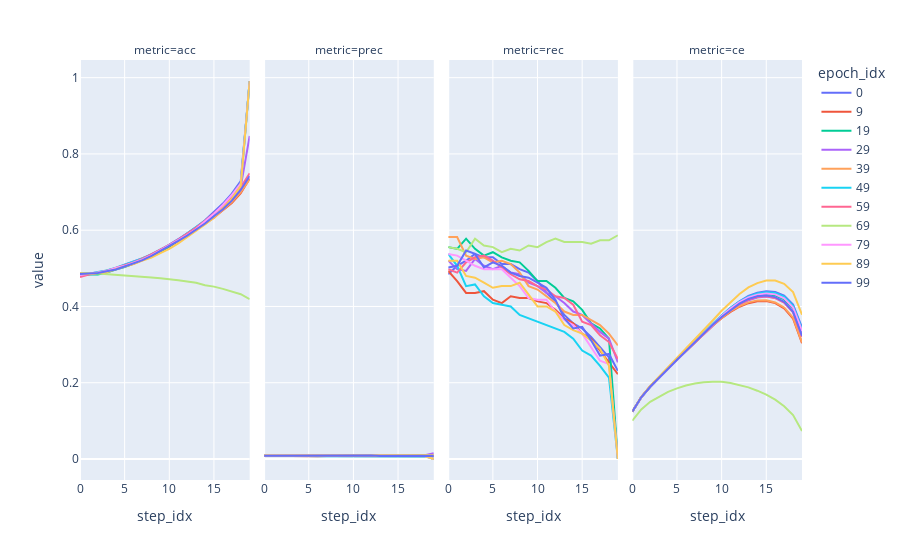

Here is the notebook cell this chart was saved with:
### Markdown cell above
# Gt_1_Gt

### Code cell
import plotly.express as px

fig = px.line(df_Gt_1_Gt_a, x="step_idx", y="value", color='epoch_idx', facet_col='metric')
fig.show()

### Figure 1 — Plotly figure (JSON) as saved in the notebook; plotly's stock layout.template omitted (floating-point values rounded to 4 significant figures)
{"data": [{"hovertemplate": "epoch_idx=0<br>metric=acc<br>step_idx=%{x}<br>value=%{y}<extra></extra>", "legendgroup": "0", "line": {"color": "#636efa", "dash": "solid"}, "marker": {"symbol": "circle"}, "mode": "lines", "name": "0", "orientation": "v", "showlegend": true, "type": "scatter", "x": [0, 1, 2, 3, 4, 5, 6, 7, 8, 9, 10, 11, 12, 13, 14, 15, 16, 17, 18, 19], "xaxis": "x", "y": [0.485, 0.4861, 0.4895, 0.493, 0.4993, 0.5068, 0.5134, 0.5226, 0.533, 0.546, 0.5599, 0.5747, 0.5907, 0.6073, 0.6261, 0.647, 0.6698, 0.6957, 0.7287, 0.9912], "yaxis": "y"}, {"hovertemplate": "epoch_idx=0<br>metric=prec<br>step_idx=%{x}<br>value=%{y}<extra></extra>", "legendgroup": "0", "line": {"color": "#636efa", "dash": "solid"}, "marker": {"symbol": "circle"}, "mode": "lines", "name": "0", "orientation": "v", "showlegend": false, "type": "scatter", "x": [0, 1, 2, 3, 4, 5, 6, 7, 8, 9, 10, 11, 12, 13, 14, 15, 16, 17, 18, 19], "xaxis": "x2", "y": [0.008275, 0.008667, 0.008949, 0.009313, 0.009277, 0.009419, 0.009231, 0.009409, 0.009373, 0.009472, 0.009336, 0.009029, 0.008912, 0.008505, 0.008418, 0.008592, 0.008603, 0.008577, 0.008774, 0], "yaxis": "y2"}, {"hovertemplate": "epoch_idx=0<br>metric=rec<br>step_idx=%{x}<br>value=%{y}<extra></extra>", "legendgroup": "0", "line": {"color": "#636efa", "dash": "solid"}, "marker": {"symbol": "circle"}, "mode": "lines", "name": "0", "orientation": "v", "showlegend": false, "type": "scatter", "x": [0, 1, 2, 3, 4, 5, 6, 7, 8, 9, 10, 11, 12, 13, 14, 15, 16, 17, 18, 19], "xaxis": "x3", "y": [0.4844, 0.5067, 0.52, 0.5378, 0.5289, 0.5289, 0.5111, 0.5111, 0.4978, 0.4889, 0.4667, 0.4356, 0.4133, 0.3778, 0.3556, 0.3422, 0.32, 0.2933, 0.2667, 0], "yaxis": "y3"}, {"hovertemplate": "epoch_idx=0<br>metric=ce<br>step_idx=%{x}<br>value=%{y}<extra></extra>", "legendgroup": "0", "line": {"color": "#636efa", "dash": "solid"}, "marker": {"symbol": "circle"}, "mode": "lines", "name": "0", "orientation": "v", "showlegend": false, "type": "scatter", "x": [0, 1, 2, 3, 4, 5, 6, 7, 8, 9, 10, 11, 12, 13, 14, 15, 16, 17, 18, 19], "xaxis": "x4", "y": [0.1241, 0.1614, 0.1891, 0.2134, 0.2367, 0.2594, 0.2829, 0.3066, 0.3301, 0.3536, 0.3757, 0.3962, 0.4137, 0.4277, 0.4363, 0.4396, 0.4378, 0.4283, 0.4052, 0.3448], "yaxis": "y4"}, {"hovertemplate": "epoch_idx=9<br>metric=acc<br>step_idx=%{x}<br>value=%{y}<extra></extra>", "legendgroup": "9", "line": {"color": "#EF553B", "dash": "solid"}, "marker": {"symbol": "circle"}, "mode": "lines", "name": "9", "orientation": "v", "showlegend": true, "type": "scatter", "x": [0, 1, 2, 3, 4, 5, 6, 7, 8, 9, 10, 11, 12, 13, 14, 15, 16, 17, 18, 19], "xaxis": "x", "y": [0.4877, 0.4858, 0.4883, 0.4904, 0.4983, 0.5056, 0.5119, 0.5213, 0.5321, 0.5439, 0.5571, 0.5728, 0.5872, 0.6018, 0.6171, 0.634, 0.6523, 0.6715, 0.6972, 0.7355], "yaxis": "y"}, {"hovertemplate": "epoch_idx=9<br>metric=prec<br>step_idx=%{x}<br>value=%{y}<extra></extra>", "legendgroup": "9", "line": {"color": "#EF553B", "dash": "solid"}, "marker": {"symbol": "circle"}, "mode": "lines", "name": "9", "orientation": "v", "showlegend": false, "type": "scatter", "x": [0, 1, 2, 3, 4, 5, 6, 7, 8, 9, 10, 11, 12, 13, 14, 15, 16, 17, 18, 19], "xaxis": "x2", "y": [0.008469, 0.007989, 0.0075, 0.007532, 0.007727, 0.007452, 0.007389, 0.007858, 0.007957, 0.008164, 0.008233, 0.008447, 0.008369, 0.008192, 0.008218, 0.007966, 0.008054, 0.007702, 0.007463, 0.007527], "yaxis": "y2"}, {"hovertemplate": "epoch_idx=9<br>metric=rec<br>step_idx=%{x}<br>value=%{y}<extra></extra>", "legendgroup": "9", "line": {"color": "#EF553B", "dash": "solid"}, "marker": {"symbol": "circle"}, "mode": "lines", "name": "9", "orientation": "v", "showlegend": false, "type": "scatter", "x": [0, 1, 2, 3, 4, 5, 6, 7, 8, 9, 10, 11, 12, 13, 14, 15, 16, 17, 18, 19], "xaxis": "x3", "y": [0.4933, 0.4667, 0.4356, 0.4356, 0.44, 0.4178, 0.4089, 0.4267, 0.4222, 0.4222, 0.4133, 0.4089, 0.3911, 0.3689, 0.3556, 0.3289, 0.3156, 0.2844, 0.2533, 0.2222], "yaxis": "y3"}, {"hovertemplate": "epoch_idx=9<br>metric=ce<br>step_idx=%{x}<br>value=%{y}<extra></extra>", "legendgroup": "9", "line": {"color": "#EF553B", "dash": "solid"}, "marker": {"symbol": "circle"}, "mode": "lines", "name": "9", "orientation": "v", "showlegend": false, "type": "scatter", "x": [0, 1, 2, 3, 4, 5, 6, 7, 8, 9, 10, 11, 12, 13, 14, 15, 16, 17, 18, 19], "xaxis": "x4", "y": [0.1245, 0.1624, 0.191, 0.2148, 0.2384, 0.2606, 0.283, 0.3054, 0.3282, 0.3496, 0.3693, 0.3859, 0.3994, 0.4087, 0.4139, 0.4142, 0.4087, 0.3952, 0.3681, 0.3037], "yaxis": "y4"}, {"hovertemplate": "epoch_idx=19<br>metric=acc<br>step_idx=%{x}<br>value=%{y}<extra></extra>", "legendgroup": "19", "line": {"color": "#00cc96", "dash": "solid"}, "marker": {"symbol": "circle"}, "mode": "lines", "name": "19", "orientation": "v", "showlegend": true, "type": "scatter", "x": [0, 1, 2, 3, 4, 5, 6, 7, 8, 9, 10, 11, 12, 13, 14, 15, 16, 17, 18, 19], "xaxis": "x", "y": [0.4809, 0.4836, 0.4836, 0.489, 0.4967, 0.5032, 0.5122, 0.5219, 0.5317, 0.5445, 0.5573, 0.5729, 0.5888, 0.6041, 0.6224, 0.6422, 0.6633, 0.6906, 0.723, 0.9912], "yaxis": "y"}, {"hovertemplate": "epoch_idx=19<br>metric=prec<br>step_idx=%{x}<br>value=%{y}<extra></extra>", "legendgroup": "19", "line": {"color": "#00cc96", "dash": "solid"}, "marker": {"symbol": "circle"}, "mode": "lines", "name": "19", "orientation": "v", "showlegend": false, "type": "scatter", "x": [0, 1, 2, 3, 4, 5, 6, 7, 8, 9, 10, 11, 12, 13, 14, 15, 16, 17, 18, 19], "xaxis": "x2", "y": [0.009392, 0.009368, 0.009812, 0.009466, 0.009305, 0.009582, 0.009522, 0.009556, 0.009673, 0.009525, 0.009281, 0.00962, 0.009619, 0.00941, 0.009662, 0.009663, 0.009355, 0.009814, 0.01014, 0], "yaxis": "y2"}, {"hovertemplate": "epoch_idx=19<br>metric=rec<br>step_idx=%{x}<br>value=%{y}<extra></extra>", "legendgroup": "19", "line": {"color": "#00cc96", "dash": "solid"}, "marker": {"symbol": "circle"}, "mode": "lines", "name": "19", "orientation": "v", "showlegend": false, "type": "scatter", "x": [0, 1, 2, 3, 4, 5, 6, 7, 8, 9, 10, 11, 12, 13, 14, 15, 16, 17, 18, 19], "xaxis": "x3", "y": [0.5556, 0.5511, 0.5778, 0.5511, 0.5333, 0.5422, 0.5289, 0.52, 0.5156, 0.4933, 0.4667, 0.4667, 0.4489, 0.4222, 0.4133, 0.3911, 0.3556, 0.3422, 0.3156, 0], "yaxis": "y3"}, {"hovertemplate": "epoch_idx=19<br>metric=ce<br>step_idx=%{x}<br>value=%{y}<extra></extra>", "legendgroup": "19", "line": {"color": "#00cc96", "dash": "solid"}, "marker": {"symbol": "circle"}, "mode": "lines", "name": "19", "orientation": "v", "showlegend": false, "type": "scatter", "x": [0, 1, 2, 3, 4, 5, 6, 7, 8, 9, 10, 11, 12, 13, 14, 15, 16, 17, 18, 19], "xaxis": "x4", "y": [0.1243, 0.1617, 0.1894, 0.2139, 0.2375, 0.2609, 0.2845, 0.3079, 0.3305, 0.353, 0.375, 0.394, 0.4097, 0.4218, 0.4287, 0.4319, 0.4291, 0.4185, 0.395, 0.3347], "yaxis": "y4"}, {"hovertemplate": "epoch_idx=29<br>metric=acc<br>step_idx=%{x}<br>value=%{y}<extra></extra>", "legendgroup": "29", "line": {"color": "#ab63fa", "dash": "solid"}, "marker": {"symbol": "circle"}, "mode": "lines", "name": "29", "orientation": "v", "showlegend": true, "type": "scatter", "x": [0, 1, 2, 3, 4, 5, 6, 7, 8, 9, 10, 11, 12, 13, 14, 15, 16, 17, 18, 19], "xaxis": "x", "y": [0.4875, 0.4849, 0.4879, 0.4938, 0.5, 0.5097, 0.5177, 0.5268, 0.5366, 0.5472, 0.5622, 0.576, 0.5899, 0.6055, 0.6227, 0.6415, 0.6614, 0.6854, 0.7137, 0.8473], "yaxis": "y"}, {"hovertemplate": "epoch_idx=29<br>metric=prec<br>step_idx=%{x}<br>value=%{y}<extra></extra>", "legendgroup": "29", "line": {"color": "#ab63fa", "dash": "solid"}, "marker": {"symbol": "circle"}, "mode": "lines", "name": "29", "orientation": "v", "showlegend": false, "type": "scatter", "x": [0, 1, 2, 3, 4, 5, 6, 7, 8, 9, 10, 11, 12, 13, 14, 15, 16, 17, 18, 19], "xaxis": "x2", "y": [0.008914, 0.008497, 0.008473, 0.009102, 0.008907, 0.008928, 0.009235, 0.009088, 0.009198, 0.008989, 0.009121, 0.009056, 0.009176, 0.009151, 0.009059, 0.009321, 0.009303, 0.009404, 0.009801, 0.01501], "yaxis": "y2"}, {"hovertemplate": "epoch_idx=29<br>metric=rec<br>step_idx=%{x}<br>value=%{y}<extra></extra>", "legendgroup": "29", "line": {"color": "#ab63fa", "dash": "solid"}, "marker": {"symbol": "circle"}, "mode": "lines", "name": "29", "orientation": "v", "showlegend": false, "type": "scatter", "x": [0, 1, 2, 3, 4, 5, 6, 7, 8, 9, 10, 11, 12, 13, 14, 15, 16, 17, 18, 19], "xaxis": "x3", "y": [0.52, 0.4978, 0.4933, 0.5244, 0.5067, 0.4978, 0.5067, 0.4889, 0.4844, 0.4622, 0.4533, 0.4356, 0.4267, 0.4089, 0.3867, 0.3778, 0.3556, 0.3333, 0.3156, 0.2533], "yaxis": "y3"}, {"hovertemplate": "epoch_idx=29<br>metric=ce<br>step_idx=%{x}<br>value=%{y}<extra></extra>", "legendgroup": "29", "line": {"color": "#ab63fa", "dash": "solid"}, "marker": {"symbol": "circle"}, "mode": "lines", "name": "29", "orientation": "v", "showlegend": false, "type": "scatter", "x": [0, 1, 2, 3, 4, 5, 6, 7, 8, 9, 10, 11, 12, 13, 14, 15, 16, 17, 18, 19], "xaxis": "x4", "y": [0.1239, 0.1616, 0.1896, 0.2143, 0.2379, 0.2608, 0.2833, 0.3062, 0.3292, 0.3516, 0.3719, 0.3902, 0.4055, 0.4162, 0.4232, 0.4258, 0.4221, 0.4108, 0.3859, 0.3235], "yaxis": "y4"}, {"hovertemplate": "epoch_idx=39<br>metric=acc<br>step_idx=%{x}<br>value=%{y}<extra></extra>", "legendgroup": "39", "line": {"color": "#FFA15A", "dash": "solid"}, "marker": {"symbol": "circle"}, "mode": "lines", "name": "39", "orientation": "v", "showlegend": true, "type": "scatter", "x": [0, 1, 2, 3, 4, 5, 6, 7, 8, 9, 10, 11, 12, 13, 14, 15, 16, 17, 18, 19], "xaxis": "x", "y": [0.4853, 0.4846, 0.4885, 0.4938, 0.5008, 0.5057, 0.5154, 0.5264, 0.5351, 0.5462, 0.5602, 0.5744, 0.5886, 0.601, 0.6165, 0.6319, 0.6522, 0.6736, 0.7001, 0.7335], "yaxis": "y"}, {"hovertemplate": "epoch_idx=39<br>metric=prec<br>step_idx=%{x}<br>value=%{y}<extra></extra>", "legendgroup": "39", "line": {"color": "#FFA15A", "dash": "solid"}, "marker": {"symbol": "circle"}, "mode": "lines", "name": "39", "orientation": "v", "showlegend": false, "type": "scatter", "x": [0, 1, 2, 3, 4, 5, 6, 7, 8, 9, 10, 11, 12, 13, 14, 15, 16, 17, 18, 19], "xaxis": "x2", "y": [0.009917, 0.009905, 0.009156, 0.009102, 0.009306, 0.009166, 0.009428, 0.009485, 0.009251, 0.008798, 0.008906, 0.008841, 0.008772, 0.008563, 0.008709, 0.009075, 0.009277, 0.009534, 0.009738, 0.009955], "yaxis": "y2"}, {"hovertemplate": "epoch_idx=39<br>metric=rec<br>step_idx=%{x}<br>value=%{y}<extra></extra>", "legendgroup": "39", "line": {"color": "#FFA15A", "dash": "solid"}, "marker": {"symbol": "circle"}, "mode": "lines", "name": "39", "orientation": "v", "showlegend": false, "type": "scatter", "x": [0, 1, 2, 3, 4, 5, 6, 7, 8, 9, 10, 11, 12, 13, 14, 15, 16, 17, 18, 19], "xaxis": "x3", "y": [0.5822, 0.5822, 0.5333, 0.5244, 0.5289, 0.5156, 0.52, 0.5111, 0.4889, 0.4533, 0.4444, 0.4267, 0.4089, 0.3867, 0.3778, 0.3778, 0.3644, 0.3511, 0.3289, 0.2978], "yaxis": "y3"}, {"hovertemplate": "epoch_idx=39<br>metric=ce<br>step_idx=%{x}<br>value=%{y}<extra></extra>", "legendgroup": "39", "line": {"color": "#FFA15A", "dash": "solid"}, "marker": {"symbol": "circle"}, "mode": "lines", "name": "39", "orientation": "v", "showlegend": false, "type": "scatter", "x": [0, 1, 2, 3, 4, 5, 6, 7, 8, 9, 10, 11, 12, 13, 14, 15, 16, 17, 18, 19], "xaxis": "x4", "y": [0.1241, 0.1624, 0.191, 0.2149, 0.2378, 0.2602, 0.2825, 0.3053, 0.3279, 0.3497, 0.3702, 0.3877, 0.401, 0.4107, 0.4159, 0.4164, 0.4105, 0.3974, 0.3706, 0.3057], "yaxis": "y4"}, {"hovertemplate": "epoch_idx=49<br>metric=acc<br>step_idx=%{x}<br>value=%{y}<extra></extra>", "legendgroup": "49", "line": {"color": "#19d3f3", "dash": "solid"}, "marker": {"symbol": "circle"}, "mode": "lines", "name": "49", "orientation": "v", "showlegend": true, "type": "scatter", "x": [0, 1, 2, 3, 4, 5, 6, 7, 8, 9, 10, 11, 12, 13, 14, 15, 16, 17, 18, 19], "xaxis": "x", "y": [0.482, 0.4846, 0.4902, 0.4945, 0.5015, 0.5092, 0.5175, 0.5262, 0.5375, 0.5493, 0.5615, 0.5756, 0.5917, 0.6076, 0.6242, 0.6418, 0.6643, 0.6882, 0.7189, 0.9912], "yaxis": "y"}, {"hovertemplate": "epoch_idx=49<br>metric=prec<br>step_idx=%{x}<br>value=%{y}<extra></extra>", "legendgroup": "49", "line": {"color": "#19d3f3", "dash": "solid"}, "marker": {"symbol": "circle"}, "mode": "lines", "name": "49", "orientation": "v", "showlegend": false, "type": "scatter", "x": [0, 1, 2, 3, 4, 5, 6, 7, 8, 9, 10, 11, 12, 13, 14, 15, 16, 17, 18, 19], "xaxis": "x2", "y": [0.009117, 0.008641, 0.007831, 0.007973, 0.007545, 0.007349, 0.007396, 0.00745, 0.007214, 0.007232, 0.007259, 0.00732, 0.007419, 0.007524, 0.007446, 0.007056, 0.007186, 0.006995, 0.006794, 0], "yaxis": "y2"}, {"hovertemplate": "epoch_idx=49<br>metric=rec<br>step_idx=%{x}<br>value=%{y}<extra></extra>", "legendgroup": "49", "line": {"color": "#19d3f3", "dash": "solid"}, "marker": {"symbol": "circle"}, "mode": "lines", "name": "49", "orientation": "v", "showlegend": false, "type": "scatter", "x": [0, 1, 2, 3, 4, 5, 6, 7, 8, 9, 10, 11, 12, 13, 14, 15, 16, 17, 18, 19], "xaxis": "x3", "y": [0.5378, 0.5067, 0.4533, 0.4578, 0.4267, 0.4089, 0.4044, 0.4, 0.3778, 0.3689, 0.36, 0.3511, 0.3422, 0.3333, 0.3156, 0.2844, 0.2711, 0.2444, 0.2133, 0], "yaxis": "y3"}, {"hovertemplate": "epoch_idx=49<br>metric=ce<br>step_idx=%{x}<br>value=%{y}<extra></extra>", "legendgroup": "49", "line": {"color": "#19d3f3", "dash": "solid"}, "marker": {"symbol": "circle"}, "mode": "lines", "name": "49", "orientation": "v", "showlegend": false, "type": "scatter", "x": [0, 1, 2, 3, 4, 5, 6, 7, 8, 9, 10, 11, 12, 13, 14, 15, 16, 17, 18, 19], "xaxis": "x4", "y": [0.1239, 0.162, 0.1904, 0.2147, 0.238, 0.2614, 0.2848, 0.3087, 0.3323, 0.3548, 0.3765, 0.3964, 0.413, 0.4258, 0.4342, 0.4375, 0.4353, 0.4256, 0.4019, 0.3404], "yaxis": "y4"}, {"hovertemplate": "epoch_idx=59<br>metric=acc<br>step_idx=%{x}<br>value=%{y}<extra></extra>", "legendgroup": "59", "line": {"color": "#FF6692", "dash": "solid"}, "marker": {"symbol": "circle"}, "mode": "lines", "name": "59", "orientation": "v", "showlegend": true, "type": "scatter", "x": [0, 1, 2, 3, 4, 5, 6, 7, 8, 9, 10, 11, 12, 13, 14, 15, 16, 17, 18, 19], "xaxis": "x", "y": [0.4774, 0.484, 0.4882, 0.4927, 0.5012, 0.5083, 0.5157, 0.525, 0.5365, 0.5482, 0.5616, 0.575, 0.5903, 0.6069, 0.6245, 0.6431, 0.6632, 0.6854, 0.7127, 0.7494], "yaxis": "y"}, {"hovertemplate": "epoch_idx=59<br>metric=prec<br>step_idx=%{x}<br>value=%{y}<extra></extra>", "legendgroup": "59", "line": {"color": "#FF6692", "dash": "solid"}, "marker": {"symbol": "circle"}, "mode": "lines", "name": "59", "orientation": "v", "showlegend": false, "type": "scatter", "x": [0, 1, 2, 3, 4, 5, 6, 7, 8, 9, 10, 11, 12, 13, 14, 15, 16, 17, 18, 19], "xaxis": "x2", "y": [0.008374, 0.008333, 0.008852, 0.009157, 0.009389, 0.009292, 0.009117, 0.008971, 0.008946, 0.009092, 0.009109, 0.009217, 0.009185, 0.009475, 0.009513, 0.00893, 0.009238, 0.009156, 0.009498, 0.009355], "yaxis": "y2"}, {"hovertemplate": "epoch_idx=59<br>metric=rec<br>step_idx=%{x}<br>value=%{y}<extra></extra>", "legendgroup": "59", "line": {"color": "#FF6692", "dash": "solid"}, "marker": {"symbol": "circle"}, "mode": "lines", "name": "59", "orientation": "v", "showlegend": false, "type": "scatter", "x": [0, 1, 2, 3, 4, 5, 6, 7, 8, 9, 10, 11, 12, 13, 14, 15, 16, 17, 18, 19], "xaxis": "x3", "y": [0.4978, 0.4889, 0.5156, 0.5289, 0.5333, 0.52, 0.5022, 0.4844, 0.4711, 0.4667, 0.4533, 0.4444, 0.4267, 0.4222, 0.4044, 0.36, 0.3511, 0.3244, 0.3067, 0.2622], "yaxis": "y3"}, {"hovertemplate": "epoch_idx=59<br>metric=ce<br>step_idx=%{x}<br>value=%{y}<extra></extra>", "legendgroup": "59", "line": {"color": "#FF6692", "dash": "solid"}, "marker": {"symbol": "circle"}, "mode": "lines", "name": "59", "orientation": "v", "showlegend": false, "type": "scatter", "x": [0, 1, 2, 3, 4, 5, 6, 7, 8, 9, 10, 11, 12, 13, 14, 15, 16, 17, 18, 19], "xaxis": "x4", "y": [0.1244, 0.162, 0.1895, 0.2141, 0.2375, 0.2606, 0.284, 0.3066, 0.3299, 0.3524, 0.3726, 0.3912, 0.4065, 0.418, 0.4247, 0.4265, 0.4223, 0.4101, 0.3845, 0.3203], "yaxis": "y4"}, {"hovertemplate": "epoch_idx=69<br>metric=acc<br>step_idx=%{x}<br>value=%{y}<extra></extra>", "legendgroup": "69", "line": {"color": "#B6E880", "dash": "solid"}, "marker": {"symbol": "circle"}, "mode": "lines", "name": "69", "orientation": "v", "showlegend": true, "type": "scatter", "x": [0, 1, 2, 3, 4, 5, 6, 7, 8, 9, 10, 11, 12, 13, 14, 15, 16, 17, 18, 19], "xaxis": "x", "y": [0.4871, 0.4878, 0.4864, 0.4849, 0.4827, 0.4815, 0.4805, 0.4789, 0.476, 0.474, 0.472, 0.4686, 0.4652, 0.462, 0.4557, 0.452, 0.4462, 0.4395, 0.4322, 0.4189], "yaxis": "y"}, {"hovertemplate": "epoch_idx=69<br>metric=prec<br>step_idx=%{x}<br>value=%{y}<extra></extra>", "legendgroup": "69", "line": {"color": "#B6E880", "dash": "solid"}, "marker": {"symbol": "circle"}, "mode": "lines", "name": "69", "orientation": "v", "showlegend": false, "type": "scatter", "x": [0, 1, 2, 3, 4, 5, 6, 7, 8, 9, 10, 11, 12, 13, 14, 15, 16, 17, 18, 19], "xaxis": "x2", "y": [0.009505, 0.009444, 0.009268, 0.009835, 0.009499, 0.009402, 0.009164, 0.009282, 0.009159, 0.009341, 0.009235, 0.009392, 0.009475, 0.009276, 0.00917, 0.009108, 0.008942, 0.008973, 0.008857, 0.008854], "yaxis": "y2"}, {"hovertemplate": "epoch_idx=69<br>metric=rec<br>step_idx=%{x}<br>value=%{y}<extra></extra>", "legendgroup": "69", "line": {"color": "#B6E880", "dash": "solid"}, "marker": {"symbol": "circle"}, "mode": "lines", "name": "69", "orientation": "v", "showlegend": false, "type": "scatter", "x": [0, 1, 2, 3, 4, 5, 6, 7, 8, 9, 10, 11, 12, 13, 14, 15, 16, 17, 18, 19], "xaxis": "x3", "y": [0.5556, 0.5511, 0.5422, 0.5778, 0.56, 0.5556, 0.5422, 0.5511, 0.5467, 0.56, 0.5556, 0.5689, 0.5778, 0.5689, 0.5689, 0.5689, 0.5644, 0.5733, 0.5733, 0.5867], "yaxis": "y3"}, {"hovertemplate": "epoch_idx=69<br>metric=ce<br>step_idx=%{x}<br>value=%{y}<extra></extra>", "legendgroup": "69", "line": {"color": "#B6E880", "dash": "solid"}, "marker": {"symbol": "circle"}, "mode": "lines", "name": "69", "orientation": "v", "showlegend": false, "type": "scatter", "x": [0, 1, 2, 3, 4, 5, 6, 7, 8, 9, 10, 11, 12, 13, 14, 15, 16, 17, 18, 19], "xaxis": "x4", "y": [0.1003, 0.1298, 0.1499, 0.1638, 0.1759, 0.1853, 0.1926, 0.1977, 0.2014, 0.2026, 0.2023, 0.1993, 0.194, 0.1879, 0.1791, 0.1687, 0.1555, 0.1384, 0.1152, 0.07335], "yaxis": "y4"}, {"hovertemplate": "epoch_idx=79<br>metric=acc<br>step_idx=%{x}<br>value=%{y}<extra></extra>", "legendgroup": "79", "line": {"color": "#FF97FF", "dash": "solid"}, "marker": {"symbol": "circle"}, "mode": "lines", "name": "79", "orientation": "v", "showlegend": true, "type": "scatter", "x": [0, 1, 2, 3, 4, 5, 6, 7, 8, 9, 10, 11, 12, 13, 14, 15, 16, 17, 18, 19], "xaxis": "x", "y": [0.4824, 0.4852, 0.489, 0.4929, 0.5008, 0.5065, 0.514, 0.5235, 0.5337, 0.5467, 0.5599, 0.5726, 0.5871, 0.6031, 0.6226, 0.643, 0.666, 0.6922, 0.7229, 0.9912], "yaxis": "y"}, {"hovertemplate": "epoch_idx=79<br>metric=prec<br>step_idx=%{x}<br>value=%{y}<extra></extra>", "legendgroup": "79", "line": {"color": "#FF97FF", "dash": "solid"}, "marker": {"symbol": "circle"}, "mode": "lines", "name": "79", "orientation": "v", "showlegend": false, "type": "scatter", "x": [0, 1, 2, 3, 4, 5, 6, 7, 8, 9, 10, 11, 12, 13, 14, 15, 16, 17, 18, 19], "xaxis": "x2", "y": [0.009124, 0.009098, 0.00894, 0.008783, 0.008768, 0.008869, 0.009007, 0.008782, 0.008563, 0.008214, 0.008373, 0.008624, 0.008274, 0.008121, 0.008236, 0.008168, 0.007807, 0.007467, 0.008024, 0], "yaxis": "y2"}, {"hovertemplate": "epoch_idx=79<br>metric=rec<br>step_idx=%{x}<br>value=%{y}<extra></extra>", "legendgroup": "79", "line": {"color": "#FF97FF", "dash": "solid"}, "marker": {"symbol": "circle"}, "mode": "lines", "name": "79", "orientation": "v", "showlegend": false, "type": "scatter", "x": [0, 1, 2, 3, 4, 5, 6, 7, 8, 9, 10, 11, 12, 13, 14, 15, 16, 17, 18, 19], "xaxis": "x3", "y": [0.5378, 0.5333, 0.52, 0.5067, 0.4978, 0.4978, 0.4978, 0.4756, 0.4533, 0.4222, 0.4178, 0.4178, 0.3867, 0.3644, 0.3511, 0.3289, 0.2933, 0.2578, 0.2489, 0], "yaxis": "y3"}, {"hovertemplate": "epoch_idx=79<br>metric=ce<br>step_idx=%{x}<br>value=%{y}<extra></extra>", "legendgroup": "79", "line": {"color": "#FF97FF", "dash": "solid"}, "marker": {"symbol": "circle"}, "mode": "lines", "name": "79", "orientation": "v", "showlegend": false, "type": "scatter", "x": [0, 1, 2, 3, 4, 5, 6, 7, 8, 9, 10, 11, 12, 13, 14, 15, 16, 17, 18, 19], "xaxis": "x4", "y": [0.1237, 0.1619, 0.1902, 0.2148, 0.2373, 0.2607, 0.2837, 0.3067, 0.3307, 0.3535, 0.3751, 0.3948, 0.4111, 0.4236, 0.4311, 0.434, 0.4317, 0.4215, 0.3968, 0.3359], "yaxis": "y4"}, {"hovertemplate": "epoch_idx=89<br>metric=acc<br>step_idx=%{x}<br>value=%{y}<extra></extra>", "legendgroup": "89", "line": {"color": "#FECB52", "dash": "solid"}, "marker": {"symbol": "circle"}, "mode": "lines", "name": "89", "orientation": "v", "showlegend": true, "type": "scatter", "x": [0, 1, 2, 3, 4, 5, 6, 7, 8, 9, 10, 11, 12, 13, 14, 15, 16, 17, 18, 19], "xaxis": "x", "y": [0.4867, 0.485, 0.4876, 0.4899, 0.4975, 0.5037, 0.5114, 0.5203, 0.5281, 0.54, 0.5507, 0.5654, 0.5814, 0.5974, 0.6148, 0.6334, 0.657, 0.6829, 0.7162, 0.9912], "yaxis": "y"}, {"hovertemplate": "epoch_idx=89<br>metric=prec<br>step_idx=%{x}<br>value=%{y}<extra></extra>", "legendgroup": "89", "line": {"color": "#FECB52", "dash": "solid"}, "marker": {"symbol": "circle"}, "mode": "lines", "name": "89", "orientation": "v", "showlegend": false, "type": "scatter", "x": [0, 1, 2, 3, 4, 5, 6, 7, 8, 9, 10, 11, 12, 13, 14, 15, 16, 17, 18, 19], "xaxis": "x2", "y": [0.008901, 0.008872, 0.008241, 0.008204, 0.008098, 0.007967, 0.00817, 0.008324, 0.008624, 0.008262, 0.007859, 0.008124, 0.008161, 0.007719, 0.007768, 0.007953, 0.008052, 0.008105, 0.007694, 0], "yaxis": "y2"}, {"hovertemplate": "epoch_idx=89<br>metric=rec<br>step_idx=%{x}<br>value=%{y}<extra></extra>", "legendgroup": "89", "line": {"color": "#FECB52", "dash": "solid"}, "marker": {"symbol": "circle"}, "mode": "lines", "name": "89", "orientation": "v", "showlegend": false, "type": "scatter", "x": [0, 1, 2, 3, 4, 5, 6, 7, 8, 9, 10, 11, 12, 13, 14, 15, 16, 17, 18, 19], "xaxis": "x3", "y": [0.52, 0.52, 0.48, 0.4756, 0.4622, 0.4489, 0.4533, 0.4533, 0.4622, 0.4311, 0.4, 0.4, 0.3867, 0.3511, 0.3378, 0.3289, 0.3111, 0.2889, 0.2444, 0], "yaxis": "y3"}, {"hovertemplate": "epoch_idx=89<br>metric=ce<br>step_idx=%{x}<br>value=%{y}<extra></extra>", "legendgroup": "89", "line": {"color": "#FECB52", "dash": "solid"}, "marker": {"symbol": "circle"}, "mode": "lines", "name": "89", "orientation": "v", "showlegend": false, "type": "scatter", "x": [0, 1, 2, 3, 4, 5, 6, 7, 8, 9, 10, 11, 12, 13, 14, 15, 16, 17, 18, 19], "xaxis": "x4", "y": [0.1239, 0.1622, 0.1914, 0.2159, 0.2397, 0.2632, 0.2876, 0.3124, 0.3372, 0.3632, 0.3888, 0.4121, 0.4329, 0.4501, 0.4613, 0.4678, 0.4682, 0.4595, 0.4377, 0.3785], "yaxis": "y4"}, {"hovertemplate": "epoch_idx=99<br>metric=acc<br>step_idx=%{x}<br>value=%{y}<extra></extra>", "legendgroup": "99", "line": {"color": "#636efa", "dash": "solid"}, "marker": {"symbol": "circle"}, "mode": "lines", "name": "99", "orientation": "v", "showlegend": true, "type": "scatter", "x": [0, 1, 2, 3, 4, 5, 6, 7, 8, 9, 10, 11, 12, 13, 14, 15, 16, 17, 18, 19], "xaxis": "x", "y": [0.4853, 0.4857, 0.4878, 0.4922, 0.4968, 0.5048, 0.5123, 0.5214, 0.5328, 0.5451, 0.5578, 0.5717, 0.5856, 0.601, 0.6174, 0.6364, 0.6547, 0.6775, 0.7055, 0.7421], "yaxis": "y"}, {"hovertemplate": "epoch_idx=99<br>metric=prec<br>step_idx=%{x}<br>value=%{y}<extra></extra>", "legendgroup": "99", "line": {"color": "#636efa", "dash": "solid"}, "marker": {"symbol": "circle"}, "mode": "lines", "name": "99", "orientation": "v", "showlegend": false, "type": "scatter", "x": [0, 1, 2, 3, 4, 5, 6, 7, 8, 9, 10, 11, 12, 13, 14, 15, 16, 17, 18, 19], "xaxis": "x2", "y": [0.008579, 0.008659, 0.009369, 0.009298, 0.008775, 0.009148, 0.009131, 0.008985, 0.009039, 0.0092, 0.009204, 0.009235, 0.008895, 0.008175, 0.007922, 0.008444, 0.007999, 0.007484, 0.008339, 0.008025], "yaxis": "y2"}, {"hovertemplate": "epoch_idx=99<br>metric=rec<br>step_idx=%{x}<br>value=%{y}<extra></extra>", "legendgroup": "99", "line": {"color": "#636efa", "dash": "solid"}, "marker": {"symbol": "circle"}, "mode": "lines", "name": "99", "orientation": "v", "showlegend": false, "type": "scatter", "x": [0, 1, 2, 3, 4, 5, 6, 7, 8, 9, 10, 11, 12, 13, 14, 15, 16, 17, 18, 19], "xaxis": "x3", "y": [0.5022, 0.5067, 0.5467, 0.5378, 0.5022, 0.5156, 0.5067, 0.4889, 0.48, 0.4756, 0.4622, 0.4489, 0.4178, 0.3689, 0.3422, 0.3467, 0.3111, 0.2711, 0.2756, 0.2311], "yaxis": "y3"}, {"hovertemplate": "epoch_idx=99<br>metric=ce<br>step_idx=%{x}<br>value=%{y}<extra></extra>", "legendgroup": "99", "line": {"color": "#636efa", "dash": "solid"}, "marker": {"symbol": "circle"}, "mode": "lines", "name": "99", "orientation": "v", "showlegend": false, "type": "scatter", "x": [0, 1, 2, 3, 4, 5, 6, 7, 8, 9, 10, 11, 12, 13, 14, 15, 16, 17, 18, 19], "xaxis": "x4", "y": [0.1239, 0.162, 0.1895, 0.2139, 0.2374, 0.2602, 0.2832, 0.3066, 0.3297, 0.3519, 0.3726, 0.3913, 0.4075, 0.4196, 0.4265, 0.4286, 0.4245, 0.4122, 0.3861, 0.3226], "yaxis": "y4"}], "layout": {"annotations": [{"font": {}, "showarrow": false, "text": "metric=acc", "x": 0.1175, "xanchor": "center", "xref": "paper", "y": 1, "yanchor": "bottom", "yref": "paper"}, {"font": {}, "showarrow": false, "text": "metric=prec", "x": 0.3725, "xanchor": "center", "xref": "paper", "y": 1, "yanchor": "bottom", "yref": "paper"}, {"font": {}, "showarrow": false, "text": "metric=rec", "x": 0.6275, "xanchor": "center", "xref": "paper", "y": 1, "yanchor": "bottom", "yref": "paper"}, {"font": {}, "showarrow": false, "text": "metric=ce", "x": 0.8825, "xanchor": "center", "xref": "paper", "y": 1, "yanchor": "bottom", "yref": "paper"}], "legend": {"title": {"text": "epoch_idx"}, "tracegroupgap": 0}, "margin": {"t": 60}, "xaxis": {"anchor": "y", "domain": [0, 0.235], "title": {"text": "step_idx"}}, "xaxis2": {"anchor": "y2", "domain": [0.255, 0.49], "matches": "x", "title": {"text": "step_idx"}}, "xaxis3": {"anchor": "y3", "domain": [0.51, 0.745], "matches": "x", "title": {"text": "step_idx"}}, "xaxis4": {"anchor": "y4", "domain": [0.765, 1.0], "matches": "x", "title": {"text": "step_idx"}}, "yaxis": {"anchor": "x", "domain": [0, 1], "title": {"text": "value"}}, "yaxis2": {"anchor": "x2", "domain": [0, 1], "matches": "y", "showticklabels": false}, "yaxis3": {"anchor": "x3", "domain": [0, 1], "matches": "y", "showticklabels": false}, "yaxis4": {"anchor": "x4", "domain": [0, 1], "matches": "y", "showticklabels": false}}}
